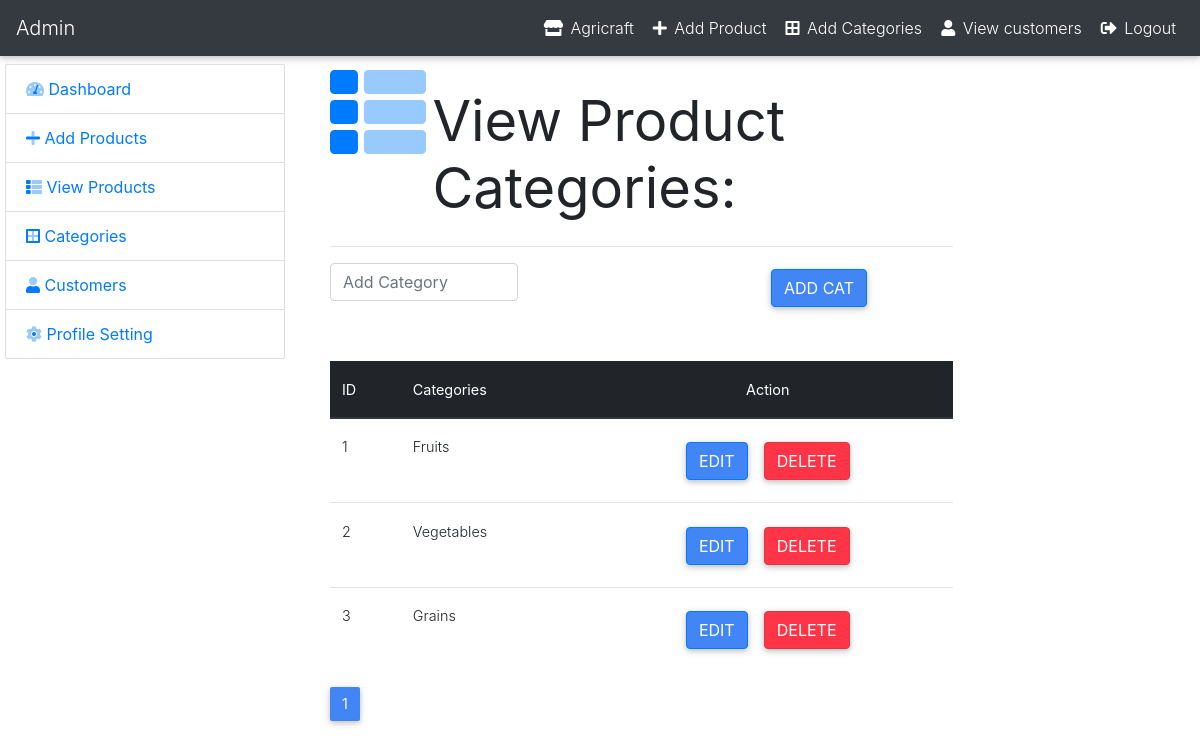
The app's page /Project/admin/category.php (signed in) with its own data.
### tables this page shows
CREATE TABLE `category` (
  `cid` int(2) NOT NULL,
  `cname` varchar(20) NOT NULL
);

### Project/admin/category.php (the view, shortened to what this page needs)
<?php
 require_once('include/header.php');
?>
<div class="container-fluid mt-2">
     <div class="row">
           <div class="col-md-3 col-lg-3">
            <?php require_once('include/sidebar.php'); ?>
        </div>
        <div class="col-md-9 col-lg-9">
               <div class="col-md-9">
                <div class="row">
                  <div class="col-md-1">
                    <i class="fad fa-th-list fa-6x text-primary"></i>
                  </div>
                  <div class="col-md-11 text-left mt-4">
                  <h1 class="ml-5 display-4 font-weight-normal">View Product Categories:</h1>
                  </div>
                </div>
              <hr>
                   <form action="" method="post">
                    <div class="row">
                   <div class="col-lg-8">
                     <div class="row">
                       <div class="col-lg-6">
                        <form action="#" method="POST">
                        <input type="text" name="category" class="form-control" placeholder="Add Category">
                       </div>
                     </div>
                   </div>
                    <div class="col-lg-4">
                    <input type="submit" name="add" class="btn btn-primary" value="Add cat">
                       </div><br/>
                       </div>
                    </form>
                    <?php
             $r_data = 6;
             $pquery = "SELECT * FROM category";
             $prun   = mysqli_query($con,$pquery);
             $prow   = mysqli_num_rows($prun);
             $page   = ceil($prow / $r_data);
            if(isset($_GET['tdata_id'])){
                 $t_id =$_GET['tdata_id'];
             }
            else {
                $t_id =1;
            }
            $pro_start = ($t_id - 1) * $r_data;
            $query=" SELECT * FROM category ORDER BY cid ASC LIMIT $pro_start,$r_data";
            $run = mysqli_query($con,$query);
            if(mysqli_num_rows($run) > 0){
            ?>
        <div class="row mt-5">
            <div class="col-md-12 col-lg-12">
             <table class="table table-hover">
                <thead class="thead-dark">
                   <tr>
                    <th>ID</th>
                    <th>Categories</th>
                    <th class="text-center">Action</th>
                  </tr>
                </thead>
                <tbody>
                 <?php
                    while($row = mysqli_fetch_array($run)){
                        $id = $row['cid'];
                        $category = ucfirst($row['cname']);
                      ?>
                     <tr>
                        <td><?php echo $id;?></td>
                        <td><?php echo $category;?></td>
                        <td class="text-center">
                          <form action='#' method="POST">
                       <input type="submit" name='edit' value="Edit" class="btn btn-primary">
                      <input type="submit" name='delete' value="Delete" class="btn btn-danger">
                    </form>
                        </td>
                     </tr>
                      <?php
                    }
                    ?>
                </tbody>
              </table>
                    <ul class="pagination">
                       <?php for($i=1; $i<= $page; $i++)
                        {
                        echo "<li class='page-item ".($t_id == $i ? 'active' : ''). "'><a class='page-link' href='category.php?tdata_id=".$i."'>$i</a></li>";
                    }
                        ?>
                    </ul>
             </div>
                      </div>
                  <?php
            }
            ?>
        </div>
     </div>
      </div>

### Project/admin/css/style.css (style rules this page uses)
* { margin: 0px; padding: 0px; }

### records on screen
category: cid "1", cname "Fruits"
category: cid "2", cname "Vegetables"
category: cid "3", cname "Grains"
